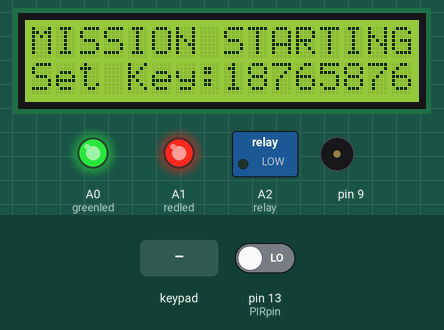
This sketch was run on a simulated Arduino Uno, built with avr-gcc and run on an emulated ATmega328P. On the bench: 16×2 character LCD, switched loads named in the sketch (green lamp = pin HIGH), output pins drawn as LEDs (lit = HIGH), buzzer (waves = sounding). Dashed ring = blinking. The test bench sets the inputs (shaded band); at power-on: pin 13 (PIRpin) LOW. What the sketch prints to the serial monitor is not drawn.

Above: at 0.8 s.
0.9 s: key '1' pressed
At 1.9 s:
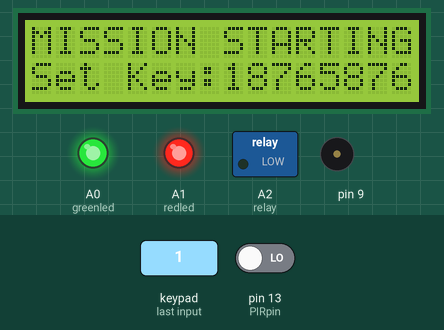
3.9 s: keypad keys 8 7 6 5 pressed 0.4 s apart
At 4.4 s:
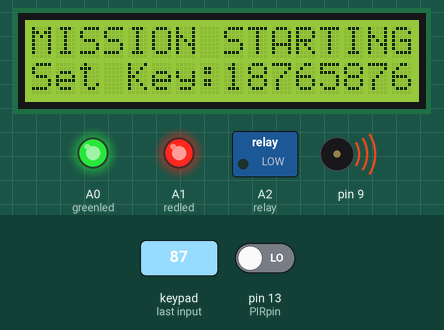
8.5 s: keypad keys 8 7 6 5 # pressed 0.4 s apart
At 11.1 s:
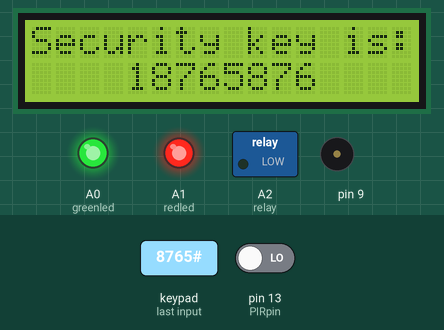
13.5 s: key '2' pressed
At 14.2 s:
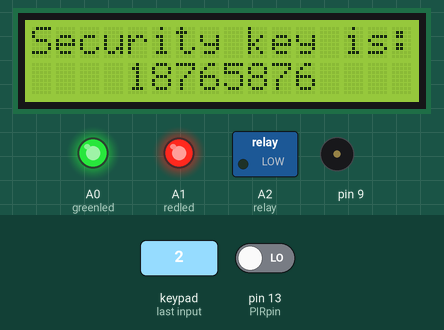
16.5 s: keypad keys 1 3 9 7 # pressed 0.4 s apart
At 18.6 s:
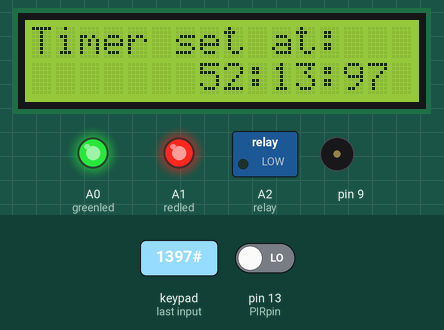
24.5 s: key '*' pressed
At 28.0 s:
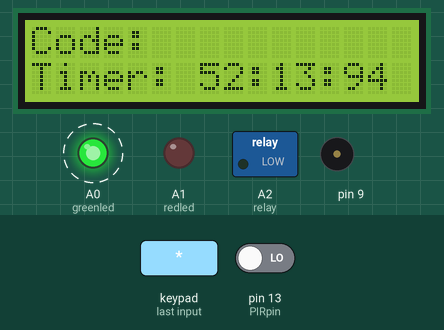
Timing chart, 0 to 28.5 s (numbered marks = the images above; inputs shaded):
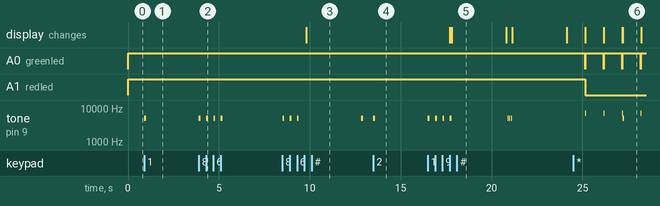

The sketch:

Timer_Bomb.ino
```cpp
#include <Keypad.h>
#include <Wire.h>
#include <LiquidCrystal.h>
//LiquidCrystal_I2C lcd(0x3F,16,2);  //Change the HEX address
//LiquidCrystal_I2C lcd(0x38,16,2);
LiquidCrystal lcd(12, 11, 10, A3, A4, A5);

int Hours = 00;
int Minutes = 00;
int Seconds = 00;
int trycount = 0;
int keycount = 0;
int PIRvalue = 0;
int counter = 0;
int i = 0;

int redled = A1;
int greenled = A0;
int relay = A2;
int PIRpin = 13;

int hourstenscode;
int hoursonescode;
int mintenscode;
int minonescode;
int sectenscode;
int seconescode;

long secMillis = 0;
long interval = 1000;

char password[8];
char entered[8];

const byte ROWS = 4;
const byte COLS = 3;
char keys[ROWS][COLS] = {
  {'1', '2', '3'},
  {'4', '5', '6'},
  {'7', '8', '9'},
  {'*', '0', '#'}
};
byte rowPins[ROWS] = {8, 7, 6, 5};  //7,2,3,5 for Black 4x3 keypad
byte colPins[COLS] = {4, 3, 2};     //6,8,4 for Black 4x3 Keypad

Keypad keypad = Keypad(makeKeymap(keys), rowPins, colPins, ROWS, COLS);

void setup() {
  pinMode(redled, OUTPUT);
  pinMode(greenled, OUTPUT);
  pinMode(relay, OUTPUT);
  pinMode(PIRpin, INPUT);
  digitalWrite(redled,HIGH);
  digitalWrite(greenled,HIGH);
  //digitalWrite(greenled,HIGH);

  //lcd.init();
  //lcd.backlight();
  lcd.begin(16, 2);
  Serial.begin(9600);
  activate();

}
void loop()
{
  motion();
  timer();
  char disarmcode = keypad.getKey();

  if (disarmcode == '*')
  {
    tone(9, 5000, 100);
    lcd.clear();
    lcd.setCursor(0, 0);
    lcd.print("Code: ");

    while (keycount < 8)
    {
      timer();

      char disarmcode = keypad.getKey();
      if (disarmcode == '#')
      {
        tone(9, 5000, 100);
        keycount = 0;
        lcd.clear();
        lcd.setCursor(0, 0);
        lcd.print("Code: ");
      }
      else if (disarmcode != NO_KEY)
      {
        lcd.setCursor(keycount + 5, 0);
        lcd.blink();
        lcd.print(disarmcode);
        entered[keycount] = disarmcode;
        keycount++;
        tone(9, 5000, 100);
        delay(100);
        lcd.noBlink();
        lcd.setCursor(keycount + 4, 0);
        lcd.print("*");
        lcd.setCursor(keycount + 5, 0);
        lcd.blink();
      }
    }

    if (keycount == 8)
    {
      if (entered[0] == password[0] && entered[1] == password[1] && entered[2] == password[2] && entered[3] == password[3]&& entered[4] == password[4] && entered[5] == password[5] &&  entered[6] == password[6] && entered[7] == password[7])
      {
        lcd.noBlink();
        lcd.clear();
        lcd.home();
        lcd.print("Bomb Defused!");
        lcd.setCursor(0, 1);
        lcd.print("Well Done!");
        keycount = 0;
        digitalWrite(greenled, LOW);
        delay(15000);
        lcd.clear();
        lcd.setCursor(0, 1);
        lcd.print("Reset the Bomb");
        delay(5000);
        activate();
      }
      else
      {
        lcd.noBlink();
        lcd.clear();
        lcd.home();
        lcd.print("Wrong Password!");
        trycount++;

        if (Hours > 0)
        {
          Hours = Hours / 2;
        }

        if (Minutes > 0)
        {
          Minutes = Minutes / 2;
        }
        if (Seconds > 0)
        {
          Seconds = Seconds / 2;
        }
        if (trycount == 2)
        {
          interval = interval / 10;
        }
        if (trycount == 3)
        {
          Minutes = Minutes - 59;
          Hours = Hours - 59;
          Seconds = Seconds - 59;
        }
        delay(1000);
        keycount = 0;
      }
    }
  }
}


void timer()
{
  Serial.print(Seconds);
  Serial.println();

  if (Hours <= 0)
  {
    if ( Minutes < 0 )
    {
      lcd.noBlink();
      lcd.clear();
      lcd.home();
      lcd.print("The Bomb Has ");
      lcd.setCursor (0, 1);
      lcd.print("Exploded!");

      while (Minutes < 0)
      {
        digitalWrite(redled, LOW);
        tone(9, 7000, 100);
        delay(100);
        digitalWrite(redled, HIGH);
        tone(9, 7000, 100);
        delay(100);
        digitalWrite(greenled, LOW);
        tone(9, 7000, 100);
        delay(100);
        digitalWrite(greenled, HIGH);
        tone(9, 7000, 100);
        delay(100);
        activateRelay();
      }
    }
  }
  lcd.setCursor (0, 1);
  lcd.print ("Timer:");

  if (Hours >= 10)
  {
    lcd.setCursor (7, 1);
    lcd.print (Hours);
  }
  if (Hours < 10)
  {
    lcd.setCursor (7, 1);
    lcd.write ("0");
    lcd.setCursor (8, 1);
    lcd.print (Hours);
  }
  lcd.print (":");

  if (Minutes >= 10)
  {
    lcd.setCursor (10, 1);
    lcd.print (Minutes);
  }
  if (Minutes < 10)
  {
    lcd.setCursor (10, 1);
    lcd.write ("0");
    lcd.setCursor (11, 1);
    lcd.print (Minutes);
  }
  lcd.print (":");

  if (Seconds >= 10)
  {
    lcd.setCursor (13, 1);
    lcd.print (Seconds);
  }

  if (Seconds < 10)
  {
    lcd.setCursor (13, 1);
    lcd.write ("0");
    lcd.setCursor (14, 1);
    lcd.print (Seconds);
  }

  if (Hours < 0)
  {
    Hours = 0;
  }

  if (Minutes < 0)
  {
    Hours --;
    Minutes = 59;
  }

  if (Seconds < 1)
  {
    Minutes --;
    Seconds = 59;
  }

  if (Seconds > 0)
  {
    unsigned long currentMillis = millis();

    if (currentMillis - secMillis > interval)
    {
      tone(9, 7000, 50);
      secMillis = currentMillis;
      Seconds --;
      digitalWrite(greenled, LOW);
      delay(10);
      digitalWrite(greenled, HIGH);
      delay(10);
    }
  }
}
void activate(){
lcd.clear();
  lcd.setCursor(0, 0);
  lcd.print("MISSION STARTING");
  lcd.setCursor(0, 1);
  lcd.print("Set Key:");
  while (keycount < 8)
  {
    lcd.setCursor(keycount + 8, 1);
    lcd.blink();
    char armcode = keypad.getKey();
    armcode == NO_KEY;
    if (armcode != NO_KEY)
    {
      if ((armcode != '*') && (armcode != '#'))
      {
        lcd.print(armcode);
        tone(9, 5000, 100);
        password[keycount] = armcode;
        keycount++;
      }
    }
  }

  if (keycount == 8)
  {
    delay(500);
    lcd.noBlink();
    lcd.clear();
    lcd.home();
    lcd.print("Security key is: ");
    lcd.setCursor(4, 1);
    lcd.print(password[0]);
    lcd.print(password[1]);
    lcd.print(password[2]);
    lcd.print(password[3]);
    lcd.print(password[4]);
    lcd.print(password[5]);
    lcd.print(password[6]);
    lcd.print(password[7]);
    delay(3000);
    lcd.clear();
  }
  lcd.setCursor(0, 0);
  lcd.print("Timer: HH:MM:SS");
  lcd.setCursor(0, 1);
  lcd.print("SET:   :  :");
  keycount = 9;

  while (keycount == 9)
  {
    char hourstens = keypad.getKey();
    lcd.setCursor(5, 1);
    lcd.blink();
    if (hourstens >= '0' && hourstens <= '9')
    {
      hourstenscode = hourstens - '0';
      tone(9, 5000, 100);
      lcd.print(hourstens);
      keycount++;
    }
  }

  while (keycount == 10)
  {
    char hoursones = keypad.getKey();
    lcd.setCursor(6, 1);
    lcd.blink();
    if (hoursones >= '0' && hoursones <= '9')
    {
      hoursonescode = hoursones - '0';
      tone(9, 5000, 100);
      lcd.print(hoursones);
      keycount++;
    }
  }

  while (keycount == 11)
  {
    char mintens = keypad.getKey();
    lcd.setCursor(8, 1);
    lcd.blink();
    if (mintens >= '0' && mintens <= '9')
    {
      mintenscode = mintens - '0';
      tone(9, 5000, 100);
      lcd.print(mintens);
      keycount++;
    }
  }

  while (keycount == 12)
  {
    char minones = keypad.getKey();
    lcd.setCursor(9, 1);
    lcd.blink();
    if (minones >= '0' && minones <= '9')
    {
      minonescode = minones - '0';
      tone(9, 5000, 100);
      lcd.print(minones);
      keycount++;
    }
  }

  while (keycount == 13)
  {
    char sectens = keypad.getKey();
    lcd.setCursor(11, 1);
    lcd.blink();
    if (sectens >= '0' && sectens <= '9')
    {
      sectenscode = sectens - '0';
      tone(9, 5000, 100);
      lcd.print(sectens);
      keycount = 14;
    }
  }

  while (keycount == 14)
  {
    char secones = keypad.getKey();
    lcd.setCursor(12, 1);
    lcd.blink();
    if (secones >= '0' && secones <= '9')
    {
      seconescode = secones - '0';
      tone(9, 5000, 100);
      lcd.print(secones);
      keycount = 15;
    }
  }

  if (keycount == 15);
  {
    Hours = (hourstenscode * 10) + hoursonescode;
    Minutes = (mintenscode * 10) + minonescode;
    Seconds = (sectenscode * 10) + seconescode;
    delay(100);
    lcd.noBlink();
    lcd.clear();
    lcd.setCursor(0, 0);
    lcd.print("Timer set at:");
    if (Hours >= 10)
    {
      lcd.setCursor (7, 1);
      lcd.print (Hours);
    }
    if (Hours < 10)
    {
      lcd.setCursor (7, 1);
      lcd.write ("0");
      lcd.setCursor (8, 1);
      lcd.print (Hours);
    }
    lcd.print (":");

    if (Minutes >= 10)
    {
      lcd.setCursor (10, 1);
      lcd.print (Minutes);
    }
    if (Minutes < 10)
    {
      lcd.setCursor (10, 1);
      lcd.write ("0");
      lcd.setCursor (11, 1);
      lcd.print (Minutes);
    }
    lcd.print (":");

    if (Seconds >= 10)
    {
      lcd.setCursor (13, 1);
      lcd.print (Seconds);
    }

    if (Seconds < 10)
    {
      lcd.setCursor (13, 1);
      lcd.write ("0");
      lcd.setCursor (14, 1);
      lcd.print (Seconds);
    }
    delay(3000);
    lcd.clear();
    lcd.setCursor(0, 0);
    lcd.print("Press # to start");
    delay (50);
    keycount = 16;
  }

  while (keycount == 16)
  {
    char armkey = keypad.getKey();

    if (armkey == '#')
    {
      tone(9, 5000, 100);
      delay(50);
      tone(9, 0, 100);
      delay(50);
      tone(9, 5000, 100);
      delay(50);
      tone(9, 0, 100);
      delay(50);
      tone(9, 5000, 100);
      delay(50);
      tone(9, 0, 100);
      lcd.clear();
      lcd.print ("Bomb Active!");
      lcd.setCursor(0, 1);
      lcd.print("Start Counting..");
      delay(3000);
      lcd.clear();
      keycount = 0;
    }
  }
}
void motion(){

  PIRvalue = digitalRead(PIRpin);
  if( PIRvalue == HIGH ){
      lcd.setCursor(0, 0);
      lcd.print("Motion detected");
      digitalWrite(redled, HIGH);
      tone(9, 5000, 100);
      counter++;
    }
  delay(1000);
  digitalWrite(redled, LOW);
  if(counter == 6 || counter == 12 || counter == 18){
    lcd.setCursor(0, 0);
    lcd.print("Reduced Time....");
    tone(9, 5000, 100);
    trycount++;

    if (Hours > 0)
    {
      Hours = Hours / 2;
    }

    if (Minutes > 0)
    {
      Minutes = Minutes / 2;
    }
    if (Seconds > 0)
    {
      Seconds = Seconds / 2;
    }
    if (trycount == 5)
    {
      interval = interval / 10;
    }
    if (trycount == 6)
    {
      Minutes = Minutes - 59;
      Hours = Hours - 59;
      Seconds = Seconds - 59;
    }
    counter++;
  }
}
void activateRelay(){

  digitalWrite(relay, HIGH);
  tone(8, 7000, 100);  // turn the LED on (HIGH is the voltage level)
  //digitalWrite(relay, LOW);

}
```

Measured:
- after the input at 0.9 s, tone on pin 9: silent → 5000 Hz at once, → silent 0.10 s later
- after the input at 3.9 s, tone on pin 9: alternates 5000 Hz for 0.10 s and silent for 0.30 s, 8 changes in all, then stays silent, starting at once
- after the input at 8.5 s, tone on pin 9: plays 5000 Hz for 0.10 s, 5000 Hz for 0.10 s, 5000 Hz for 0.10 s, 5000 Hz for 0.10 s, starting at once; the display: changes after 1.3 s (image 3)
- after the input at 13.5 s, tone on pin 9: silent → 5000 Hz at once, → silent 0.10 s later
- after the input at 16.5 s, tone on pin 9: plays 5000 Hz for 0.10 s, 5000 Hz for 0.10 s, 5000 Hz for 0.10 s, 5000 Hz for 0.10 s, 5000 Hz for 0.05 s, 5000 Hz for 0.05 s … (7 notes in this stretch), starting at once; the display: first changes after 1.2 s (image 5 shows a later state)
- after the input at 24.5 s, the display: first differs from a run without the input after 2.7 s (image 6)
- by itself, A0 (greenled): alternates HIGH for 1.0 s and LOW for 0.01 s
